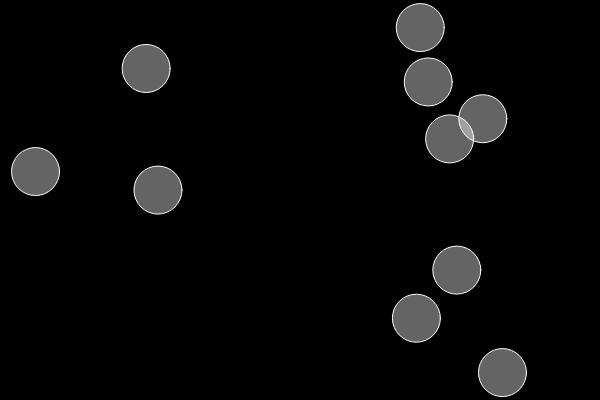
Frame 1 (no input)
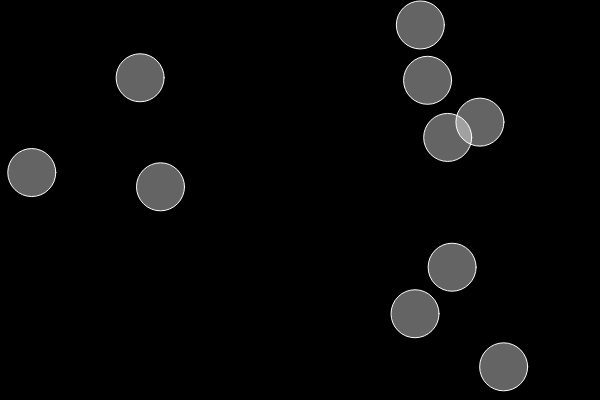
Frame 60 (no input)
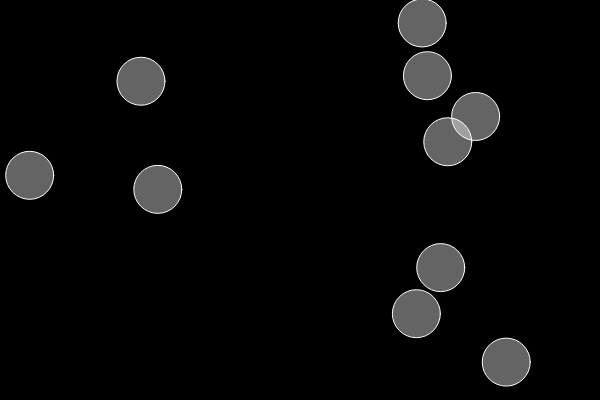
Frame 120 (the mouse pressed at the canvas centre since frame 60)

The p5.js sketch that drew these frames (run headless with seeded random() and noise() and a simulated clock; from frame 60 on, the mouse is pressed at the canvas centre):

// p5.js sketch
// ── sketch.js
var bubbles = [];

function setup() {
  createCanvas(600, 400);
  for (var i = 0; i < 10; i++) {
    var x = random(width);
    var y = random(height);
    bubbles.push(new Bubble(x, y));
  }
}

function mousePressed() {
		for (var i = 0; i < bubbles.length; i++) {
	   bubbles[i].clicked();
		}
}

function draw() {
  background(0);
  for (var i = 0; i < bubbles.length; i++) {
    bubbles[i].move();
    bubbles[i].display();
  }
}



// ── bubble.js
function Bubble(x, y) {
  this.x = x;
  this.y = y;
  this.col = color(255, 100);

  this.display = function() {
    stroke(255);
    fill(this.col);
    ellipse(this.x, this.y, 48, 48);
  }
  
  this.clicked = function() {
  	var d = dist(mouseX, mouseY, this.x, this.y);
  	if(d < 24) {
  	this.col = color(random(0, 255), random(0, 255), random(0, 100));
  	}
  }

  this.move = function() {
    this.x = this.x + random(-1, 1);
    this.y = this.y + random(-1, 1);

  }
}
